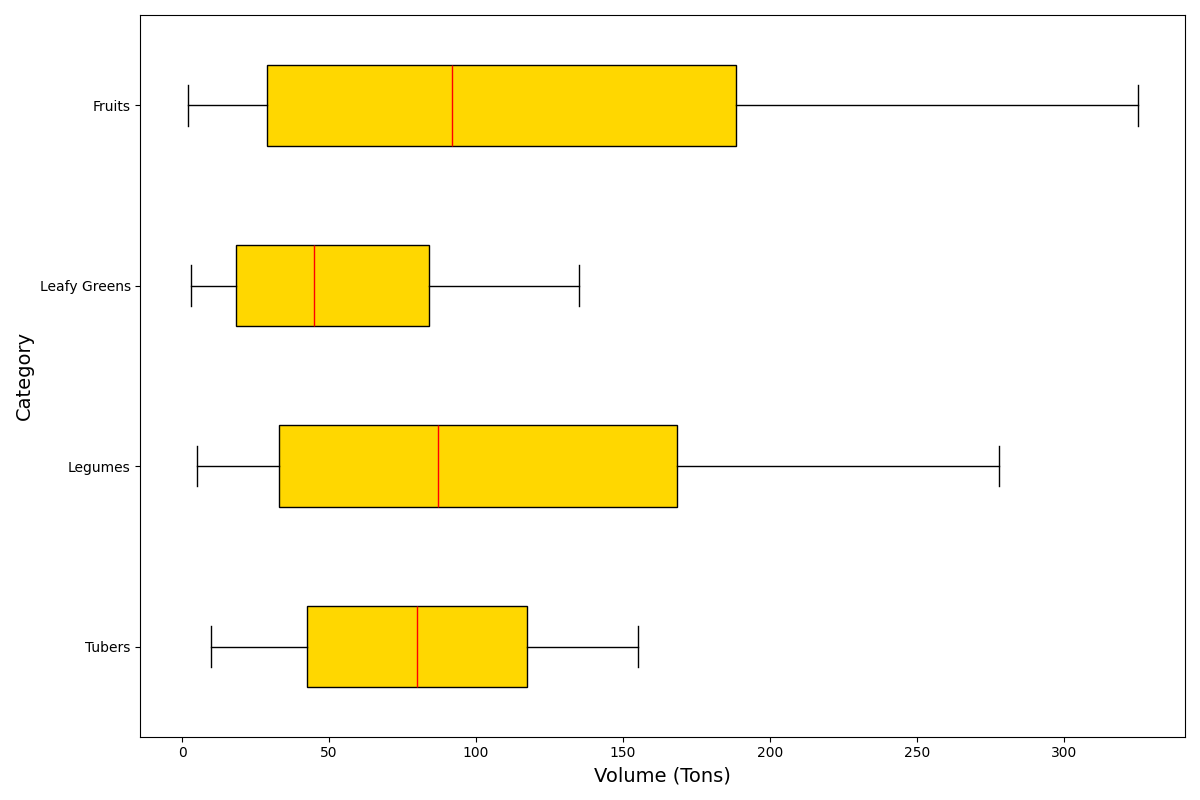

This chart was generated by the following Python code:
import matplotlib.pyplot as plt
import numpy as np

# Data for different categories with manually altered content
tubers = np.array([12, 10, 18, 14, 22, 28, 34, 40, 45, 50, 60, 55, 65, 70, 75, 85, 80, 90, 95, 100, 110, 105, 115, 120, 125, 130, 135, 145, 140, 150, 155])
legumes = np.array([9, 5, 7, 16, 12, 20, 30, 25, 36, 42, 48, 62, 55, 70, 78, 87, 96, 106, 116, 127, 138, 150, 162, 175, 188, 202, 216, 246, 231, 262, 278])
leafy_greens = np.array([3, 6, 4, 8, 12, 10, 15, 17, 26, 23, 20, 30, 33, 37, 41, 45, 50, 59, 54, 64, 70, 75, 81, 87, 93, 100, 106, 113, 120, 128, 135])
fruits = np.array([5, 2, 3, 7, 15, 10, 20, 26, 39, 32, 46, 54, 63, 72, 82, 92, 103, 114, 126, 139, 166, 152, 181, 196, 229, 212, 247, 266, 285, 305, 325])

# Prepare data for boxplot
data = [tubers, legumes, leafy_greens, fruits]
labels = ['Tubers', 'Legumes', 'Leafy Greens', 'Fruits']

fig, ax = plt.subplots(figsize=(12, 8))

# Create a horizontal boxplot
ax.boxplot(data, vert=False, patch_artist=True, labels=labels,
           boxprops=dict(facecolor="#FFD700", color="black"),
           whiskerprops=dict(color="black"),
           capprops=dict(color="black"),
           medianprops=dict(color="red"))

ax.set_xlabel("Volume (Tons)", fontsize=14)
ax.set_ylabel("Category", fontsize=14)

plt.tight_layout()
plt.show()
